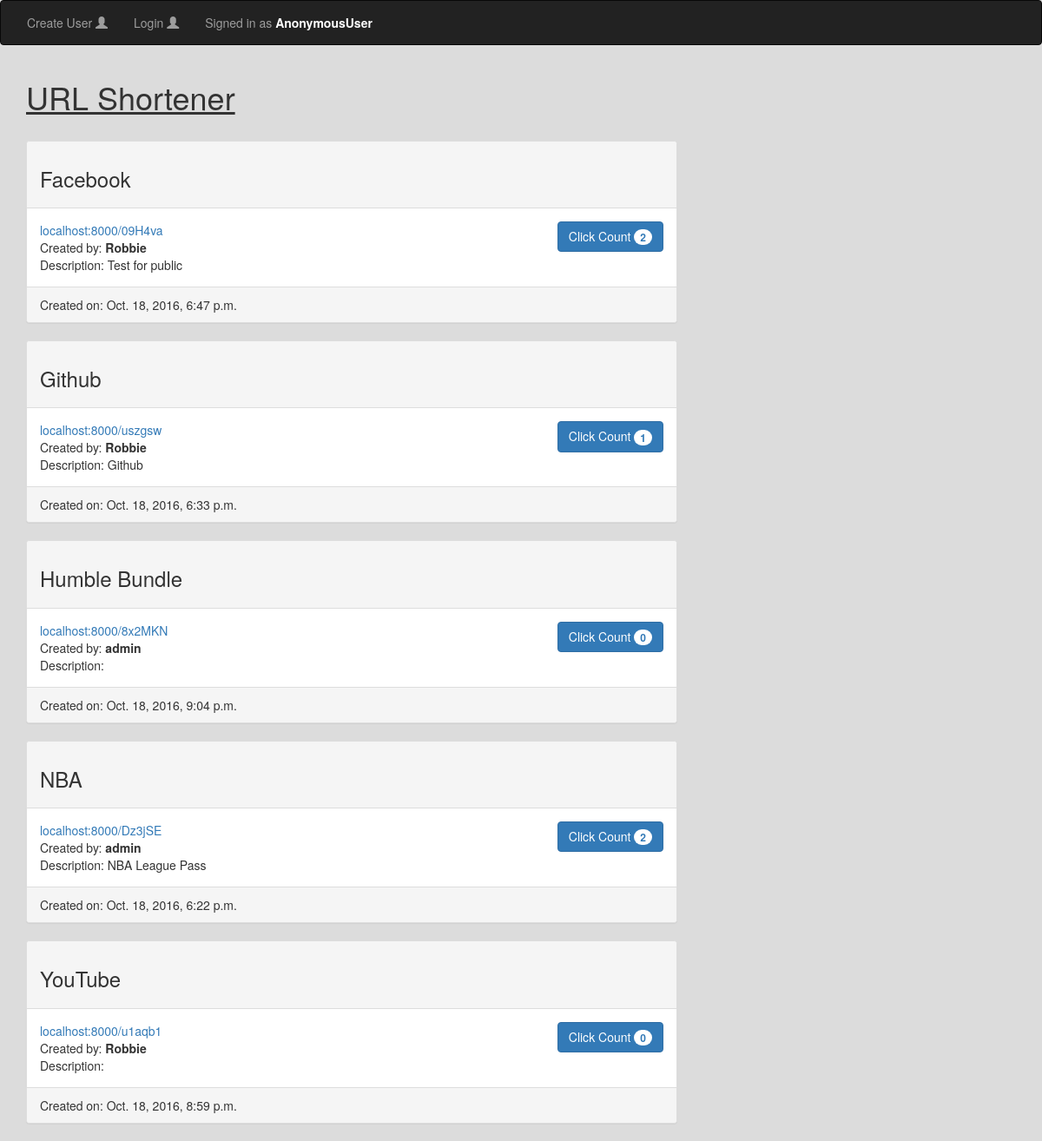
The app's page /, older data.
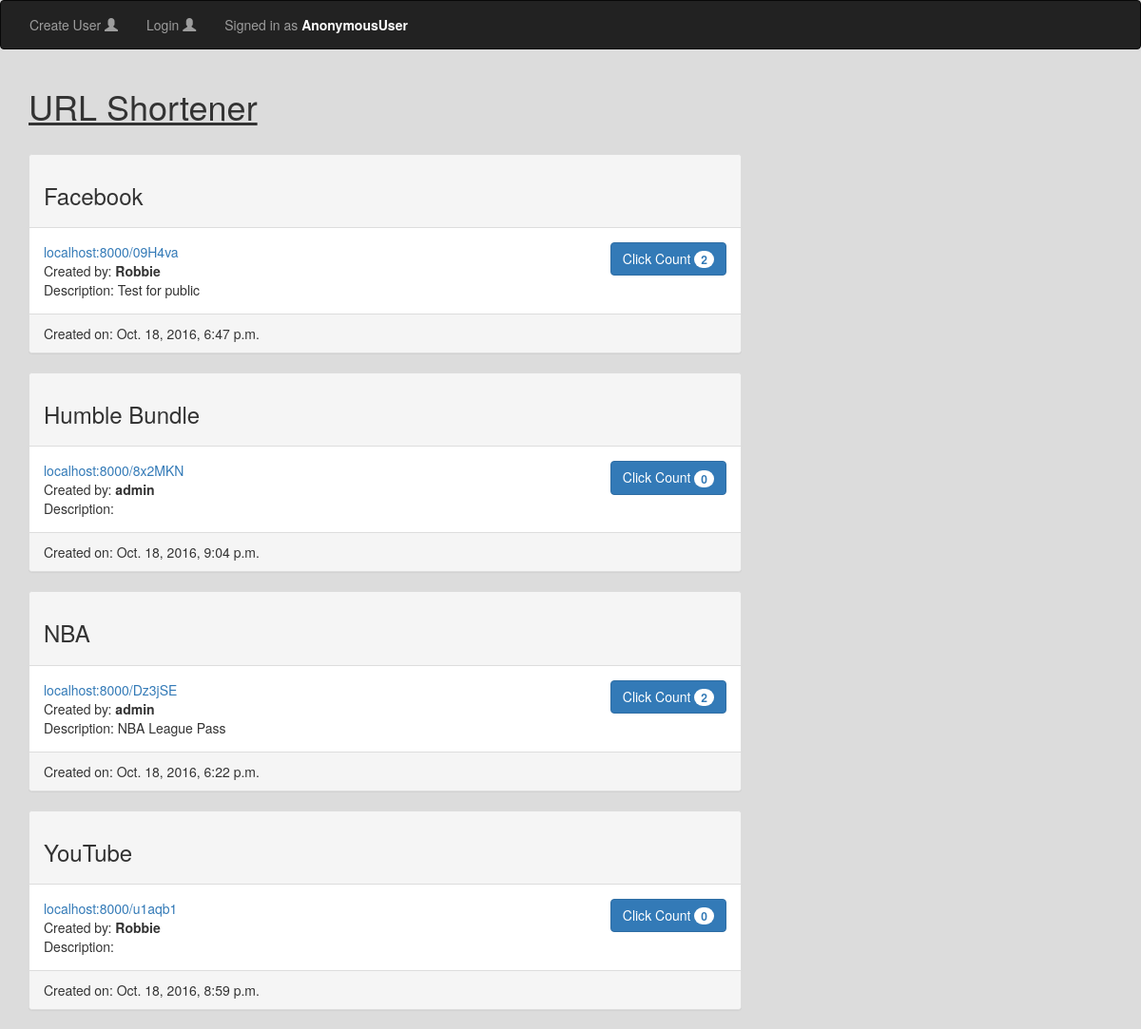
The same page, newer data.
### app/models.py (models this page shows, shortened)
class Bookmark(models.Model):
    title = models.CharField(max_length=100)
    url_page = models.URLField(null=True, blank=True)
    description = models.CharField(max_length=150, null=True, blank=True)
    created = models.DateTimeField(auto_now=True)
    user = models.ForeignKey(User)
    new_url = models.CharField(max_length=6, null=True, blank=True)
    public = models.BooleanField(default=False)
    class Meta:
        ordering = ("title", )
    @property
    def click_count(self):
        return self.click_set.count()

### app/views.py (the view)
# urls.py: url(r'^$', URLView.as_view(), name="url_view"),
class URLView(ListView):
    model = Bookmark

### templates/app/bookmark_list.html (shortened to what this page needs)
{% extends 'base.html' %}
{% block content %}
<h1>URL Shortener</h1> <br>
<div class="row">
  <div class="col-md-4">
  </div>
  {% for url in object_list %}
    {% if url.user == request.user %}
        <div class="col-md-8">
          <div class="panel panel-default">
            <div class="panel-heading">
                <h3>{{ url.title }}</h3> <a href="{% url 'url_update_view' url.id %}">Update <span class="glyphicon glyphicon-pencil"></span></a>
            </div>
            <div class="panel-body">
              <a href="{{ url.new_url }}">localhost:8000/{{ url.new_url }}</a>
              <button type="button" class="btn btn-primary">Click Count <span class="badge">{{ url.click_count }}</span></button> <br>
              Created by: <b>{{ url.user }}</b> <br>
              Description: {{ url.description }}
            </div>
            <div class="panel-footer">
              Created on: {{ url.created }}
            </div>
          </div>
        </div>
    {% elif url.public == True %}
        <div class="col-md-8">
          <div class="panel panel-default">
            <div class="panel-heading">
                <h3>{{ url.title }}</h3>
            </div>
            <div class="panel-body">
              <a href="{{ url.new_url }}">localhost:8000/{{ url.new_url }}</a>
              <button type="button" class="btn btn-primary">Click Count <span class="badge">{{ url.click_count }}</span></button> <br>
              Created by: <b>{{ url.user }}</b> <br>
              Description: {{ url.description }}
            </div>
            <div class="panel-footer">
              Created on: {{ url.created }}
            </div>
          </div>
        </div>
      {% endif %}
    {% endfor %}
</div>
{% endblock %}

### templates/base.html (shortened to what this page needs)
{% load staticfiles %}
<!DOCTYPE html>
<html>
  <head>
    <link rel="stylesheet" href="{% static 'css/bootstrap.css' %}" media="screen" title="no title">
  </head>
  <body>
    <nav class="navbar navbar-inverse">
      <div class="container-fluid">
        <div class="nav navbar-nav">
            {% if not request.user.is_authenticated %}
              <li><a href="{% url 'user_create_view' %}">Create User <span class="glyphicon glyphicon-user"></span></a></li>
              <li><a href="{% url 'login' %}">Login <span class="glyphicon glyphicon-user"></span></a></li>
            {% else %}
              <li><a href="{% url 'url_create_view' %}">Shorten URL</a></li>
              <li><a href="{% url 'logout' %}?next={% url 'url_view' %}">Logout <span class="glyphicon glyphicon-off"></span></a></li>
            {% endif %}
            <p class="navbar-text navbar-right">Signed in as <b class="user">{{ request.user }}</b></p>
        </div>
      </div>
    </nav>
      <div class="container">
          {% block content %}
          {% endblock %}
      </div>
  </body>
</html>

### templates/base.html (style rules this page uses)
.col-md-4 { float: right; }
.btn { float: right; }
h1 { text-decoration: underline; }
body { background-color: #DCDCDC }
.user { color: white; }

Row changes from the older to the newer data that the page shows:
no longer on this page (row edited): Bookmark: title "Github", new_url "uszgsw", click_count "1", user "Robbie", description "Github", created "Oct. 18, 2016, 6:33 p.m."
